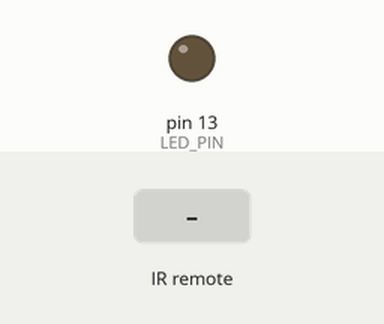
Bench run of a sketch on a simulated Arduino Uno, built with avr-gcc and run on an emulated ATmega328P. On the bench: output pins drawn as LEDs (lit = HIGH). The inputs (shaded band) are chosen by the test bench.

Above: at 1.2 s.
1.3 s: infrared code 0x46 received
At 2.2 s:
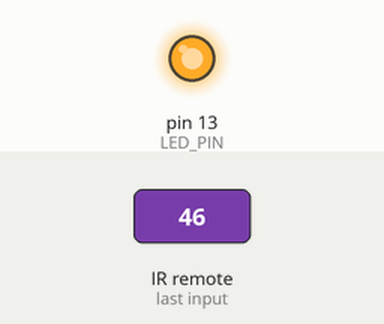
2.8 s: infrared code 0x15 received
At 3.4 s:
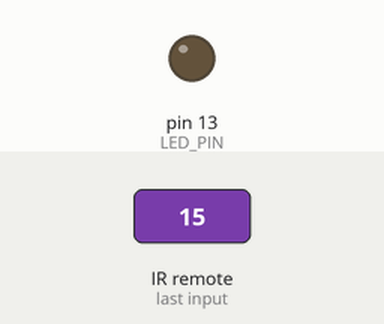
Timing chart, 0 to 5.8 s (numbered marks = the images above; inputs shaded):
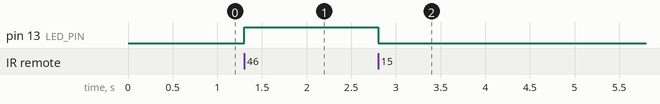

The sketch:

example_2.ino
```cpp
// Arduino example that reacts to specific remote button hex codes to control an LED (turn on/off) after you learn the button codes.
//
// Buy this module: https://shillehtek.com/products/hx1838-infrared-ir-wireless-remote-control-module-kit-with-battery
// Full manual: https://shillehtek.com/blogs/shillehtek-product-manuals/hx1838-infrared-ir-wireless-remote-control-module-kit-with-battery-manual
// More examples: https://github.com/shillehbean/shillehtek-examples
//

// React to specific buttons. Run the previous sketch first
// to learn each button's hex code, then fill in below.

#include <IRremote.hpp>

const int IR_PIN = 2;
const int LED_PIN = 13;

void setup() {
  pinMode(LED_PIN, OUTPUT);
  IrReceiver.begin(IR_PIN);
}

void loop() {
  if (IrReceiver.decode()) {
    switch (IrReceiver.decodedIRData.command) {
      case 0x46: digitalWrite(LED_PIN, HIGH); break;  // UP
      case 0x15: digitalWrite(LED_PIN, LOW); break;   // DOWN
      case 0x40: /* OK button */ break;
    }
    IrReceiver.resume();
  }
}
```

Measured:
- after the input at 1.3 s, pin 13 (LED_PIN): LOW → HIGH at once
- after the input at 2.8 s, pin 13 (LED_PIN): HIGH → LOW at once
